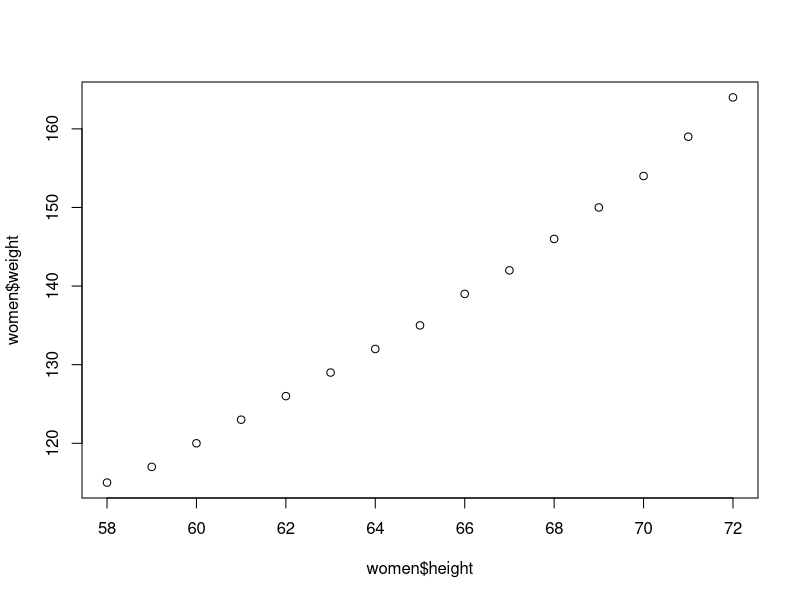
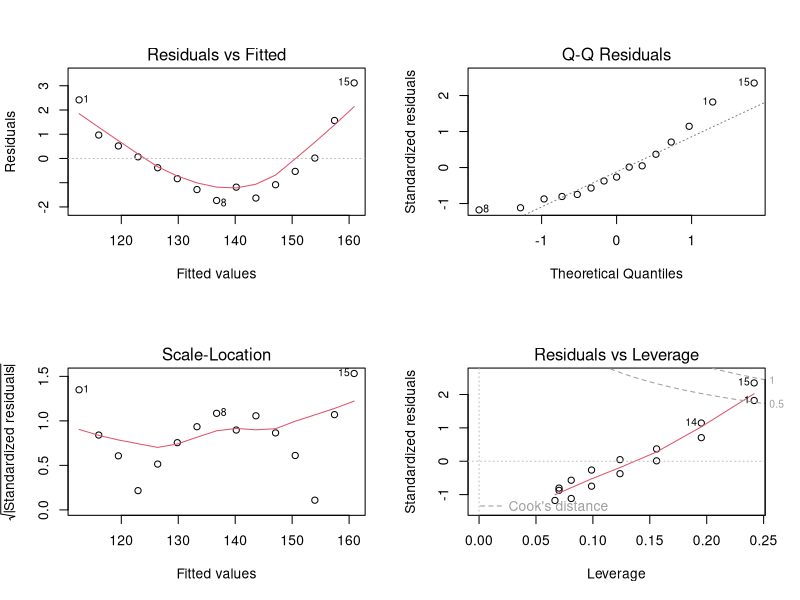
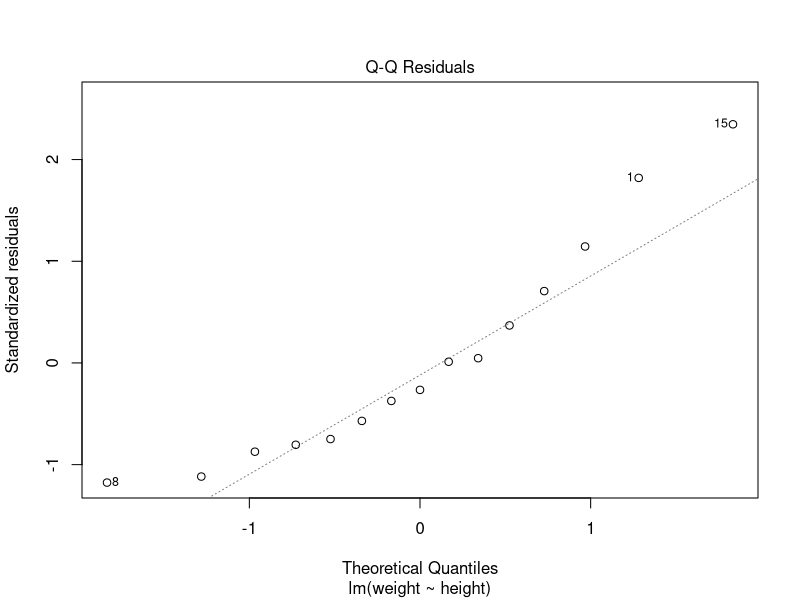
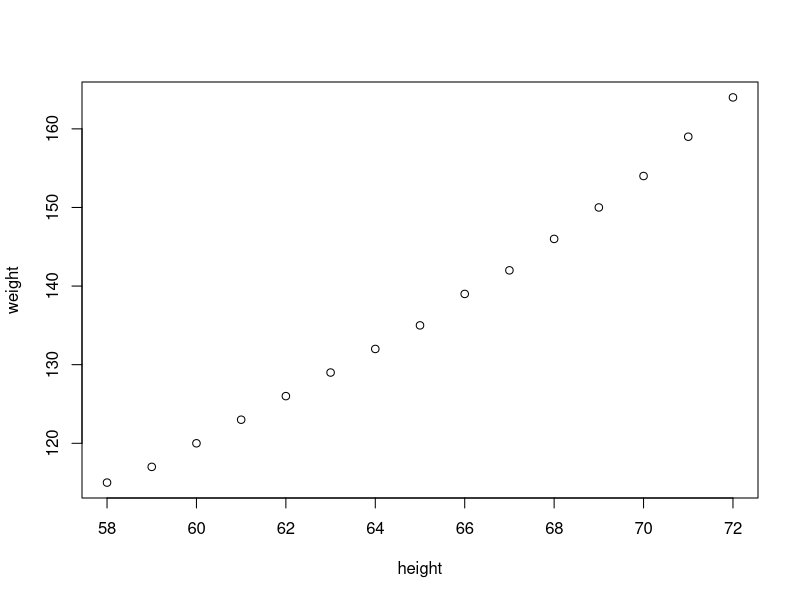
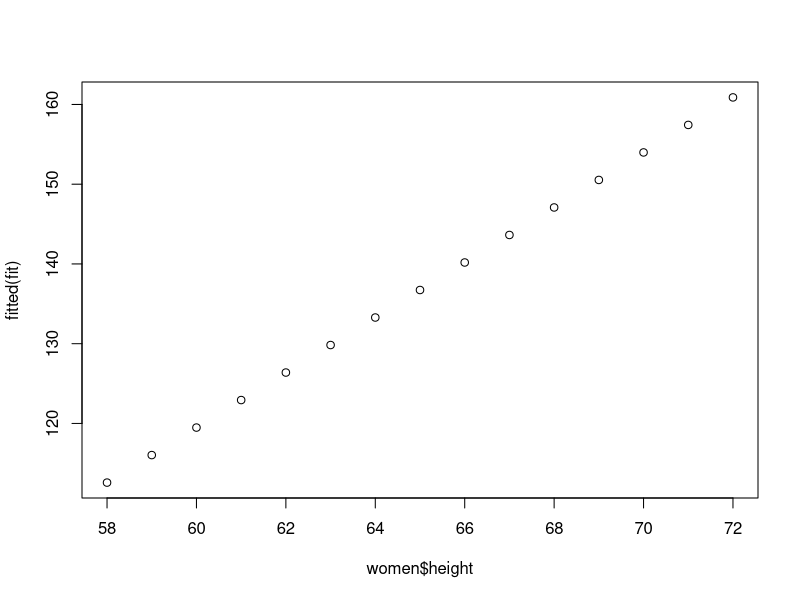
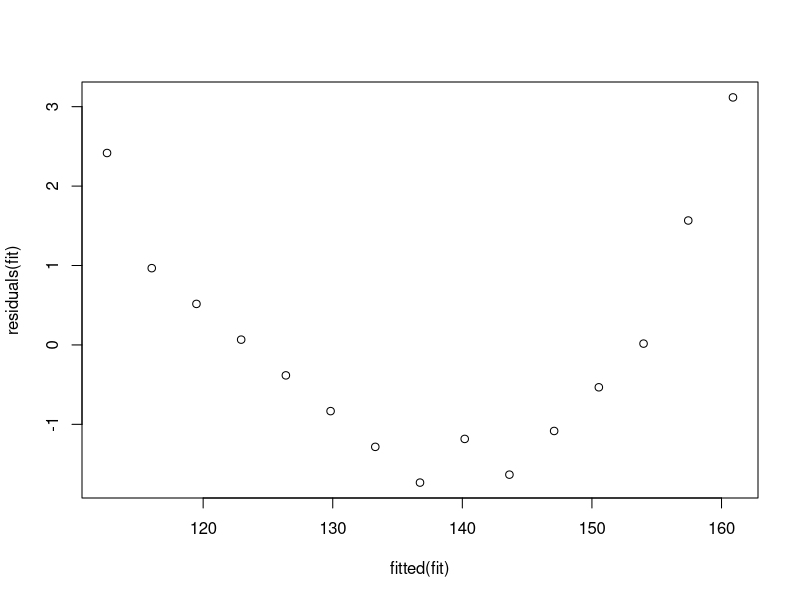
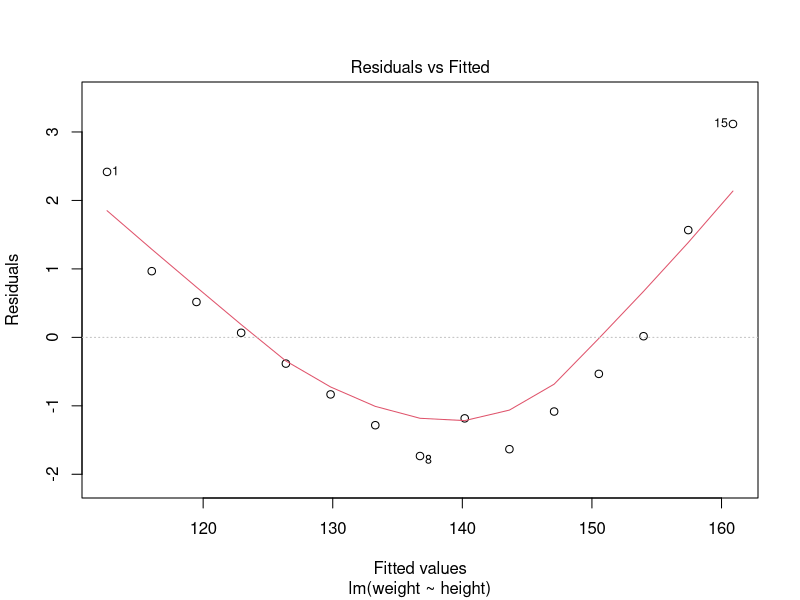
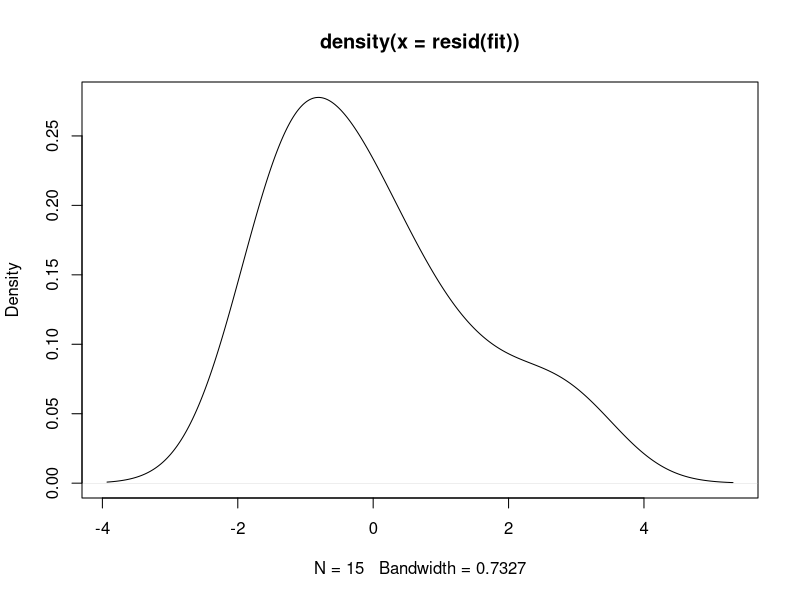

Source code (R) for these figures, in order: (Note: this script raises an error after producing the figures.)
# Simple Linear Regression : Built in Data Set Women
# Check for assumptions of Regression in the data Set
women
?women
str(women)
fit = lm(weight ~ height, data=women)
?plot
#Initial Checks
cor(women$height, women$weight)
#there is Strong and Positive Relationship between height and weight
plot(women$height, women$weight)
par(mfrow=c(2,2))
plot(fit)

#one by one
par(mfrow=c(1,1))
plot(fit, which=2)
residuals

plot(women)

#Assumptions Regression
#Linearity----
#Linearity of the data. The relationship between the predictor (x) and the outcome (y) is assumed to be linear.
# component + residual plot 
plot(women$height, fitted(fit))
plot(residuals(fit) ~ fitted(fit))
plot(fit, which=1)
#residuals should be randomly distributed and not increase or decrease 

#Normality----
#Normality of residuals. The residual errors are assumed to be normally distributed.
plot(density(resid(fit)))
plot(fit, which=2)

#Homoscedasticity----
#Homogeneity of residuals variance. The residuals are assumed to have a constant variance (homoscedasticity - opposite of heteroscedasticity)
plot(fit, which=3)
#No funnel shape, random distribution of residuals
plot(fit, which=4)

#Auto-Correlation----
#Independence of residuals error terms. (Not dependent on previous values)
car::durbinWatsonTest(fit)
#pvalue < 0; Ho that there is no correlation (r2=0) is accepted

#Outliers
plot(fit, which=4)
#potential outliers are highlighted 1, 14, 15 row
women[c(1,14,15),]
summary(fit)
#Lets remove these values and then find R2
fit2 = lm(weight ~ height, data=women[-c(1,14,15),])
summary(fit2)
par(fit1)
